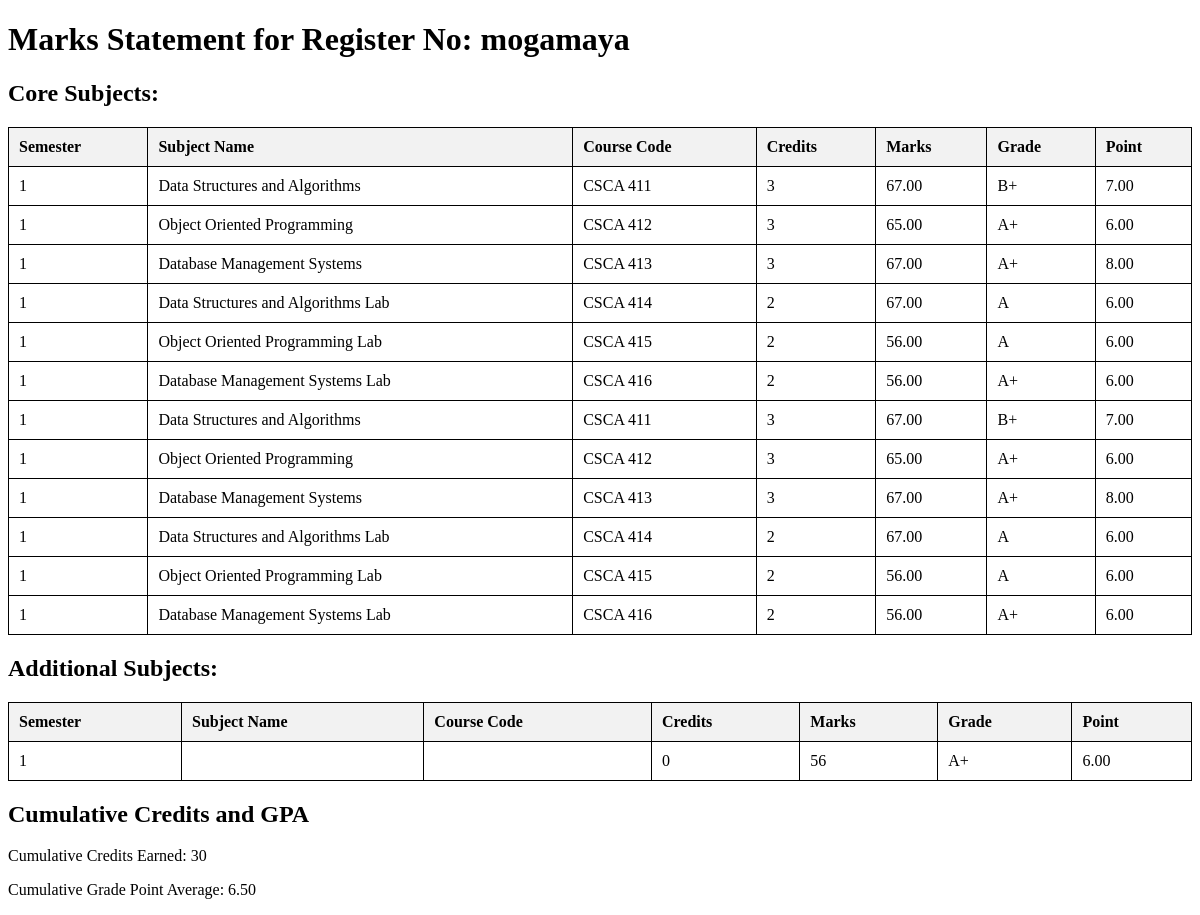
The app's page /fetch_marksheet.php?register_no=mogamaya with its own data.
### tables this page shows
CREATE TABLE `core_subjects` (
  `id` int(11) NOT NULL,
  `register_no` varchar(20) NOT NULL,
  `subject_name` varchar(100) NOT NULL,
  `subject_code` varchar(20) NOT NULL,
  `credits` int(11) NOT NULL,
  `points` decimal(4,2) NOT NULL,
  `marks` decimal(5,2) NOT NULL,
  `grade` varchar(2) NOT NULL,
  `semester` int(11) NOT NULL,
  `created_at` timestamp NOT NULL DEFAULT current_timestamp()
);

CREATE TABLE `additional_subjects` (
  `id` int(11) NOT NULL,
  `register_no` varchar(20) DEFAULT NULL,
  `subject_name` varchar(100) DEFAULT NULL,
  `subject_code` varchar(20) DEFAULT NULL,
  `credits` int(11) DEFAULT NULL,
  `points` decimal(5,2) DEFAULT NULL,
  `marks` int(11) DEFAULT NULL,
  `grade` varchar(2) DEFAULT NULL,
  `semester` int(11) DEFAULT NULL
);

### fetch_marksheet.php (the view, shortened to what this page needs)
<?php
$servername = "localhost";
$username = "root";
$password = "";
$dbname = "university";
$conn = new mysqli($servername, $username, $password, $dbname);
$register_no = isset($_GET['register_no']) ? $_GET['register_no'] : '';
$core_sql = "SELECT * FROM core_subjects WHERE register_no = '$register_no'";
$core_result = $conn->query($core_sql);
$additional_sql = "SELECT * FROM additional_subjects WHERE register_no = '$register_no'";
$additional_result = $conn->query($additional_sql);
?>
<!DOCTYPE html>
<html>
<head>
</head>
<body>
    <h1>Marks Statement for Register No: <?php echo htmlspecialchars($register_no); ?></h1>
    <h2>Core Subjects:</h2>
    <table>
        <tr>
            <th>Semester</th>
            <th>Subject Name</th>
            <th>Course Code</th>
            <th>Credits</th>
            <th>Marks</th>
            <th>Grade</th>
            <th>Point</th>
        </tr>
        <?php
        if ($core_result->num_rows > 0) {
            while($row = $core_result->fetch_assoc()) {
                echo "<tr>
                        <td>{$row['semester']}</td>
                        <td>{$row['subject_name']}</td>
                        <td>{$row['subject_code']}</td>
                        <td>{$row['credits']}</td>
                        <td>{$row['marks']}</td>
                        <td>{$row['grade']}</td>
                        <td>{$row['points']}</td>
                      </tr>";
            }
        } else {
            echo "<tr><td colspan='7'>No core subject data found</td></tr>";
        }
        ?>
    </table>
    <h2>Additional Subjects:</h2>
    <table>
        <tr>
            <th>Semester</th>
            <th>Subject Name</th>
            <th>Course Code</th>
            <th>Credits</th>
            <th>Marks</th>
            <th>Grade</th>
            <th>Point</th>
        </tr>
        <?php
        if ($additional_result->num_rows > 0) {
            while($row = $additional_result->fetch_assoc()) {
                echo "<tr>
                        <td>{$row['semester']}</td>
                        <td>{$row['subject_name']}</td>
                        <td>{$row['subject_code']}</td>
                        <td>{$row['credits']}</td>
                        <td>{$row['marks']}</td>
                        <td>{$row['grade']}</td>
                        <td>{$row['points']}</td>
                      </tr>";
            }
        } else {
            echo "<tr><td colspan='7'>No additional subject data found</td></tr>";
        }
        ?>
    </table>
    <h2>Cumulative Credits and GPA</h2>
    <?php
    $cumulative_core_sql = "SELECT SUM(credits) AS total_credits, AVG(points) AS gpa FROM core_subjects WHERE register_no = '$register_no'";
    $cumulative_core_result = $conn->query($cumulative_core_sql);
    $cumulative_additional_sql = "SELECT SUM(credits) AS total_credits, AVG(points) AS gpa FROM additional_subjects WHERE register_no = '$register_no'";
    $cumulative_additional_result = $conn->query($cumulative_additional_sql);
    $total_credits = 0;
    $total_points = 0;
    $total_subjects = 0;
    if ($cumulative_core_result->num_rows > 0) {
        $core_row = $cumulative_core_result->fetch_assoc();
        $total_credits += $core_row['total_credits'];
        $total_points += $core_row['gpa'] * $core_row['total_credits'];
        $total_subjects += $core_row['total_credits'];
    }
    if ($cumulative_additional_result->num_rows > 0) {
        $additional_row = $cumulative_additional_result->fetch_assoc();
        $total_credits += $additional_row['total_credits'];
        $total_points += $additional_row['gpa'] * $additional_row['total_credits'];
        $total_subjects += $additional_row['total_credits'];
    }
    $cumulative_gpa = ($total_subjects > 0) ? ($total_points / $total_subjects) : 0;
    echo "<p>Cumulative Credits Earned: " . $total_credits . "</p>";
    echo "<p>Cumulative Grade Point Average: " . number_format($cumulative_gpa, 2) . "</p>";
    ?>
</body>
</html>

### fetch_marksheet.php (style rules this page uses)
table { width: 100%; border-collapse: collapse; }
table, th, td { border: 1px solid black; }
th, td { padding: 10px; text-align: left; }
th { background-color: #f2f2f2; }

### records on screen
core_subjects: semester "1", subject_name "Data Structures and Algorithms", subject_code "CSCA 411", credits "3", marks "67.00", grade "B+", points "7.00"
core_subjects: semester "1", subject_name "Object Oriented Programming", subject_code "CSCA 412", credits "3", marks "65.00", grade "A+", points "6.00"
core_subjects: semester "1", subject_name "Database Management Systems", subject_code "CSCA 413", credits "3", marks "67.00", grade "A+", points "8.00"
core_subjects: semester "1", subject_name "Data Structures and Algorithms Lab", subject_code "CSCA 414", credits "2", marks "67.00", grade "A", points "6.00"
core_subjects: semester "1", subject_name "Object Oriented Programming Lab", subject_code "CSCA 415", credits "2", marks "56.00", grade "A", points "6.00"
core_subjects: semester "1", subject_name "Database Management Systems Lab", subject_code "CSCA 416", credits "2", marks "56.00", grade "A+", points "6.00"
core_subjects: semester "1", subject_name "Data Structures and Algorithms", subject_code "CSCA 411", credits "3", marks "67.00", grade "B+", points "7.00"
core_subjects: semester "1", subject_name "Object Oriented Programming", subject_code "CSCA 412", credits "3", marks "65.00", grade "A+", points "6.00"
core_subjects: semester "1", subject_name "Database Management Systems", subject_code "CSCA 413", credits "3", marks "67.00", grade "A+", points "8.00"
core_subjects: semester "1", subject_name "Data Structures and Algorithms Lab", subject_code "CSCA 414", credits "2", marks "67.00", grade "A", points "6.00"
core_subjects: semester "1", subject_name "Object Oriented Programming Lab", subject_code "CSCA 415", credits "2", marks "56.00", grade "A", points "6.00"
core_subjects: semester "1", subject_name "Database Management Systems Lab", subject_code "CSCA 416", credits "2", marks "56.00", grade "A+", points "6.00"
additional_subjects: semester "1", credits "0", marks "56", grade "A+", points "6.00"

### other values on screen
$register_no "mogamaya"
$total_credits "30"
$cumulative_gpa "6.50"
